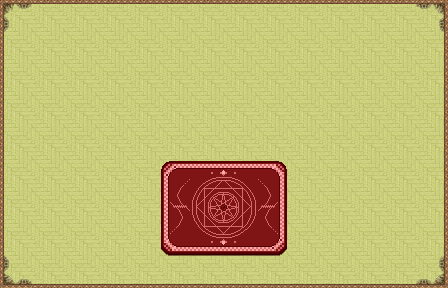

The image is a tile-based game level rendered from a .tmx file. Its description and source (layers, tilesets, objects; grid data summarised) follow:
An orthogonal 14x9 tile map with 32x32 px tiles, 2 tile layers (background, decorations), 2 tilesets and 11 objects (10x gameobject, keyitem).

<map version="1.0" orientation="orthogonal" renderorder="right-down" width="14" height="9" tilewidth="32" tileheight="32" nextobjectid="15">
 <tileset firstgid="1" name="spritesheet-tiles" tilewidth="32" tileheight="32" spacing="5" tilecount="729" columns="27">
  <image source="../images/spritesheet-tiles.png" width="1024" height="1024" />
 </tileset>
 <tileset firstgid="730" name="objects" tilewidth="96" tileheight="64" tilecount="7" columns="0">
  <tile id="0">
   <image width="32" height="64" source="../images/bookshelf.png" />
  </tile>
  <tile id="1">
   <image width="30" height="32" source="../images/chair-office-nice-back.png" />
  </tile>
  <tile id="2">
   <image width="30" height="32" source="../images/chair-office-nice-front.png" />
  </tile>
  <tile id="3">
   <image width="96" height="46" source="../images/desk-office-nice.png" />
  </tile>
  <tile id="4">
   <image width="32" height="32" source="../images/key-career.png" />
  </tile>
  <tile id="5">
   <image width="29" height="50" source="../images/plant-fern.png" />
  </tile>
  <tile id="6">
   <image width="32" height="58" source="../images/table-end-lamp.png" />
  </tile>
 </tileset>
 <layer name="background" width="14" height="9">
  <data>[126 cells, 126 non-empty, 1 distinct tile ids]</data>
 </layer>
 <layer name="decorations" width="14" height="9">
  <data>[126 cells, 54 non-empty, 20 distinct tile ids]</data>
 </layer>
 <objectgroup name="objects">
  <object id="1" name="desk-office-nice" type="gameobject" gid="733" x="168" y="200" width="96" height="46" />
  <object id="2" name="chair-office-nice-back" type="gameobject" gid="731" x="200" y="224" width="30" height="32" />
  <object id="3" name="chair-office-nice-front" type="gameobject" gid="732" x="176" y="128" width="30" height="32" />
  <object id="4" name="chair-office-nice-front" type="gameobject" gid="732" x="224" y="128" width="30" height="32" />
  <object id="7" name="bookshelf" type="gameobject" gid="730" x="320" y="96" width="32" height="64" />
  <object id="8" name="bookshelf" type="gameobject" gid="730" x="96" y="96" width="32" height="64" />
  <object id="9" name="plant-fern" type="gameobject" gid="735" x="352" y="96" width="29" height="50" />
  <object id="10" name="plant-fern" type="gameobject" gid="735" x="64" y="96" width="29" height="50" />
  <object id="11" name="table-end-lamp" type="gameobject" gid="736" x="32" y="224" width="32" height="58" />
  <object id="12" name="table-end-lamp" type="gameobject" gid="736" x="384" y="224" width="32" height="58" />
  <object id="13" name="keyitem" type="keyitem" gid="734" x="168" y="184" width="32" height="32" />
 </objectgroup>
</map>
